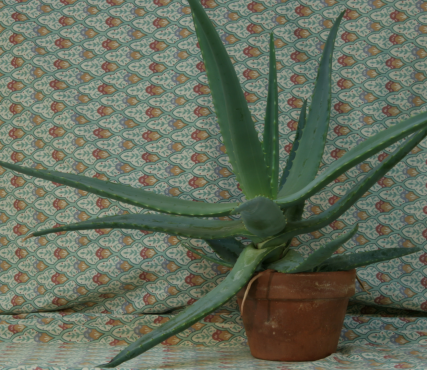
#> input picture data/Aloe/Aloe_left_1.png, 427 x 370 px
$ python problem_3.py
#> lines starting #> are read from the running program, lines starting #| are printed output that depends on the picture
import cv2
import numpy as np

def cosine_similarity(x, y):
    numerator = np.dot(x, y)
    denominator = np.linalg.norm(x) * np.linalg.norm(y)

    return numerator / denominator

def window_based_matching(left_img, right_img, disparity_range, kernel_size=5, save_result=True):
#> called with left_img = 'data/Aloe/Aloe_left_1.png', right_img = 'data/Aloe/Aloe_right_2.png', disparity_range = 64, kernel_size = 5, save_result = False
    left  = cv2.imread(left_img, 0)
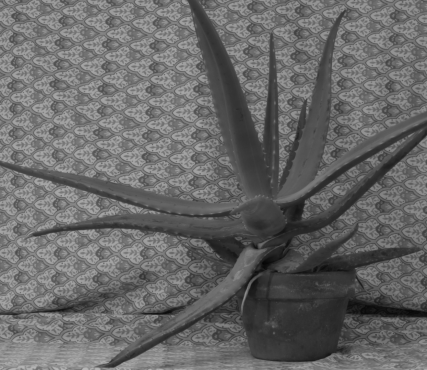
#> left: shape (370, 427); min 4, max 184, mean 103.8
    right = cv2.imread(right_img, 0)
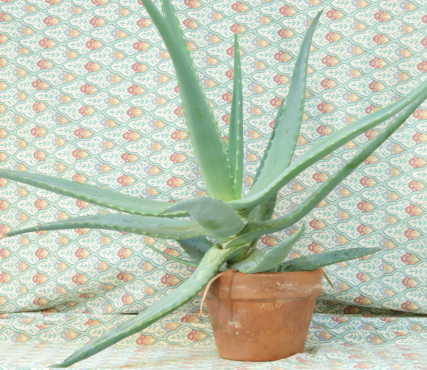
#> input picture data/Aloe/Aloe_right_2.png, 427 x 370 px
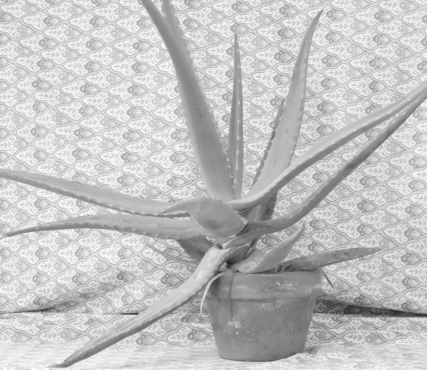
#> right: shape (370, 427); min 31, max 253, mean 194.2

    left  = left.astype(np.float32)
    right = right.astype(np.float32)

    height, width = left.shape[:2]
#> height = 370; width = 427

    depth = np.zeros((height, width), np.uint8)
    kernel_half = int((kernel_size - 1) / 2)
    scale = 3

    for y in range(kernel_half, height-kernel_half):
        for x in range(kernel_half, width-kernel_half):
            disparity = 0
            cost_optimal  = -1

            for j in range(disparity_range):
                d = x - j
                cost = -1
                if (d - kernel_half) > 0:
                    wp = left[(y-kernel_half):(y+kernel_half)+1, (x-kernel_half):(x+kernel_half)+1]
                    wqd = right[(y-kernel_half):(y+kernel_half)+1, (d-kernel_half):(d+kernel_half)+1]

                    wp_flattened = wp.flatten()
                    wqd_flattened = wqd.flatten()

                    cost = cosine_similarity(wp_flattened, wqd_flattened)

                if cost > cost_optimal:
                    cost_optimal = cost
                    disparity = j

            depth[y, x] = disparity * scale
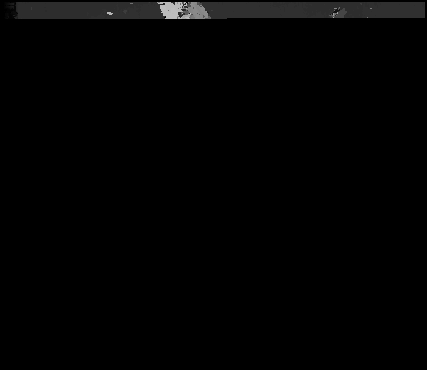
#> depth: shape (370, 427); min 0, max 189, mean 2.5

    if save_result == True:
        print('Saving result...')
        # Save results
        cv2.imwrite('window_based_cosine_similarity.png', depth)
        cv2.imwrite('window_based_cosine_similarity_color.png', cv2.applyColorMap(depth, cv2.COLORMAP_JET))

    print('Done.')

    return depth, cv2.applyColorMap(depth, cv2.COLORMAP_JET)

left_img_path = 'data/Aloe/Aloe_left_1.png'
right_img_path = 'data/Aloe/Aloe_right_2.png'
disparity_range = 64
kernel_size = 5

#> (the run stopped early here; a loop or call above may not have finished)
